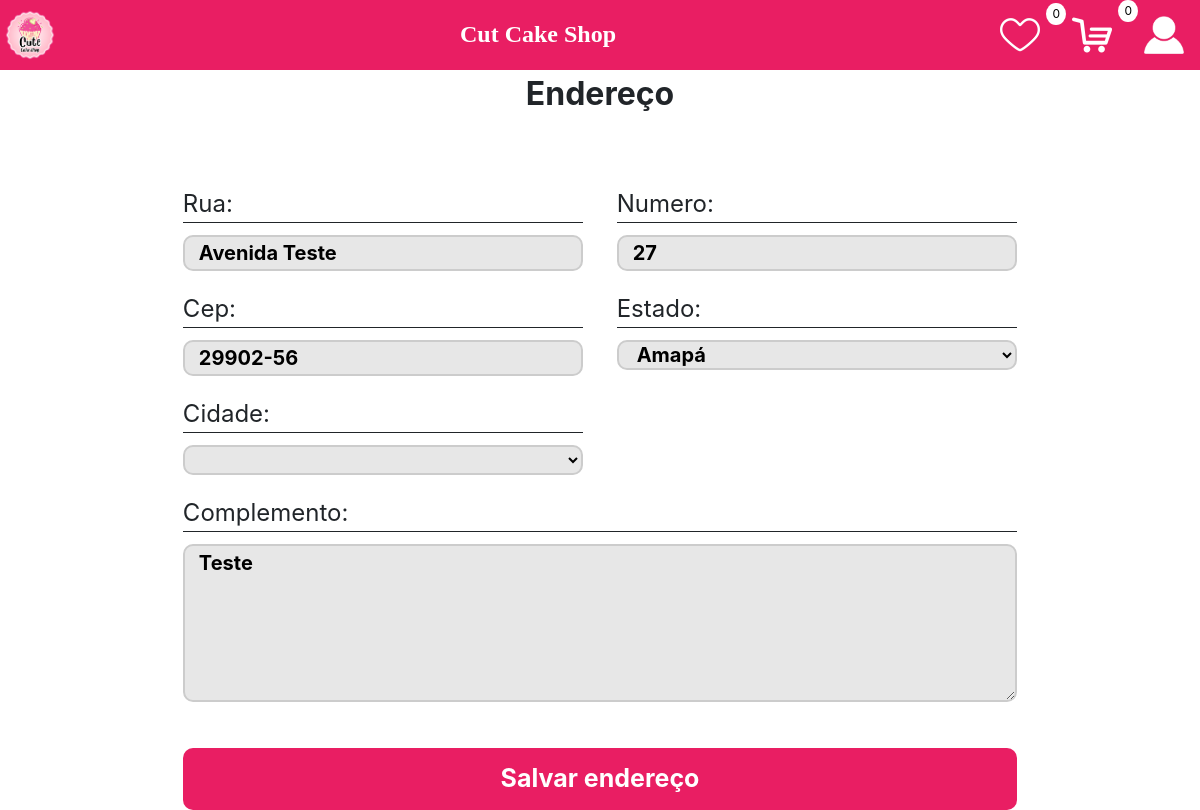
/perfil/endereco/13/ (signed in), run on the app's committed database.
### perfil/models.py (models this page shows)
class Endereco(models.Model):
    ESTADOS_CHOICES = [
        ('12', 'Acre'),
        ('27', 'Alagoas'),
        ('16', 'Amapá'),
        ('13', 'Amazonas'),
        ('29', 'Bahia'),
        ('23', 'Ceará'),
        ('53', 'Distrito Federal'),
        ('32', 'Espírito Santo'),
        ('52', 'Goiás'),
        ('21', 'Maranhão'),
        ('51', 'Mato Grosso'),
        ('50', 'Mato Grosso do Sul'),
        ('31', 'Minas Gerais'),
        ('15', 'Pará'),
        ('25', 'Paraíba'),
        ('41', 'Paraná'),
        ('26', 'Pernambuco'),
        ('22', 'Piauí'),
        ('33', 'Rio de Janeiro'),
        ('24', 'Rio Grande do Norte'),
        ('43', 'Rio Grande do Sul'),
        ('11', 'Rondônia'),
        ('14', 'Roraima'),
        ('42', 'Santa Catarina'),
        ('35', 'São Paulo'),
        ('28', 'Sergipe'),
        ('17', 'Tocantins')
    ]
    rua = models.CharField(max_length=255)
    numero = models.IntegerField()
    cep = models.CharField(max_length=8)
    estado = models.CharField(max_length=2, choices=ESTADOS_CHOICES)
    cidade = models.CharField(max_length=255)
    complemento = models.CharField(max_length=255, blank=True)
    user = models.ForeignKey(CustomUser, on_delete=models.CASCADE, null=True)

### perfil/views.py (the view, shortened to what this page needs)
# urls.py: path('endereco/<int:endereco_id>/', views.endereco_view, name='endereco'),
def endereco_view(request, endereco_id=None):
    if endereco_id:
        endereco = get_object_or_404(Endereco, id=endereco_id)
    else:
        endereco = Endereco()
    form = EnderecoForm(request.POST or None, instance=endereco)
    return render(request, 'add_enderecos.html', {'form': form,'endereco_id': endereco_id})

### perfil/forms.py
class EnderecoForm(forms.ModelForm):
    class Meta:
        model = Endereco
        fields = ['rua', 'numero', 'cep', 'estado', 'cidade','complemento']

### context_processors.py (called while the page is built)
def qtd_favorite(request):
    qtd_favorite=0
    if request.user.is_authenticated:
        favoritos = Favorito.objects.filter(ClienteCodigo=request.user)
        qtd_favorite = len(favoritos)
    return {'qtd_favorite': qtd_favorite}

def qtd_cart(request):
    qtd_cart = 0
    if request.user.is_authenticated:
        carrinho = Carrinho.objects.filter(ClienteCodigo=request.user, Ativo=True).first()
        if carrinho:
            qtd_cart = carrinho.itens.count()
    return {'qtd_cart': qtd_cart}

### perfil/templates/add_enderecos.html (shortened to what this page needs)
{% extends 'base.html' %}
{% load static %}
{% block 'head' %}
<link rel="stylesheet" href="{% static 'home/css/home.css' %}">
<link rel="stylesheet" href="{% static 'perfil/css/add_endereco.css' %}">
{% endblock %}
{% block 'body' %}
<div class="centered-text">
    Endereço
</div>
<br>
<br>
<div class="endereco-container">
    <form method="POST" action="{% url 'add_endereco' endereco_id %}">
        <div class="endereco-info">
            <div class="endereco-info-group">
                <div>
                    <label>Rua:</label>
                    {{ form.rua }}
                </div>
                <div>
                    <label>Numero:</label>
                    {{ form.numero }}
                </div>
            </div>
            <div class="endereco-info-group">
                <div>
                    <label>Cep:</label>
                    {{ form.cep }}
                </div>
                <div>
                    <label>Estado:</label>
                    {{ form.estado }}
                </div>
            </div>
            <div class="endereco-info-group">
                <div>
                    <label>Cidade:</label>
                    <select value-selected="{{ form.cidade.value }}" name="cidade" required="" id="id_cidade">
                    </select>
                </div>
            </div>
            <div class="endereco-info-group">
                <div id="complemento">
                    <label>Complemento:</label>
                    <textarea name="complemento" id="id_complemento" cols="30" rows="5" maxlength="255">{{ form.complemento.value }}</textarea>
                </div>
            </div>
        </div>
        <input class="button-actions" type="submit" value="Salvar endereço">
    </form>
</div>
{% endblock %}

### templates/static/home/css/home.css (style rules this page uses)
.centered-text { display: flex; justify-content: center; font-size: 2em; font-weight: bold; }

### templates/static/perfil/css/add_endereco.css (style rules this page uses)
.endereco-container { display: flex; justify-content: center; align-items: center; flex-direction: column; margin-top: 20px; }
.endereco-info { width: 100%; }
.endereco-info-group { display: flex; justify-content: space-between; margin-bottom: 20px; }
.endereco-info-group div { width: 48%; }
.endereco-info-group div input, .endereco-info-group div select, .endereco-info-group div textarea { width: 100%; border-radius: 10px; font-size: 20px; font-weight: bold; padding-left: 14px; background-color: #e7e7e7; border: 2px solid #ccc; }
label { border-bottom: 1px solid; margin-bottom: 12px !important; width: 100%; font-size: 1.5em; }
div#complemento { width: 100%; }
.button-actions { text-decoration: none; color: white; padding: 12px 21px; display: inline-block; margin-top: 20px; border: none; background-color: #e91e63; font-size: 25px; font-weight: bold; border-radius: 10px; cursor: pointer; width: 100%; }

### data on the page
Endereco: rua "Avenida Teste", numero "27", cep "29902-56", estado "Amapá", complemento "Teste"

### other printed values
{{ qtd_favorite }} "0"
{{ qtd_cart }} "0"
